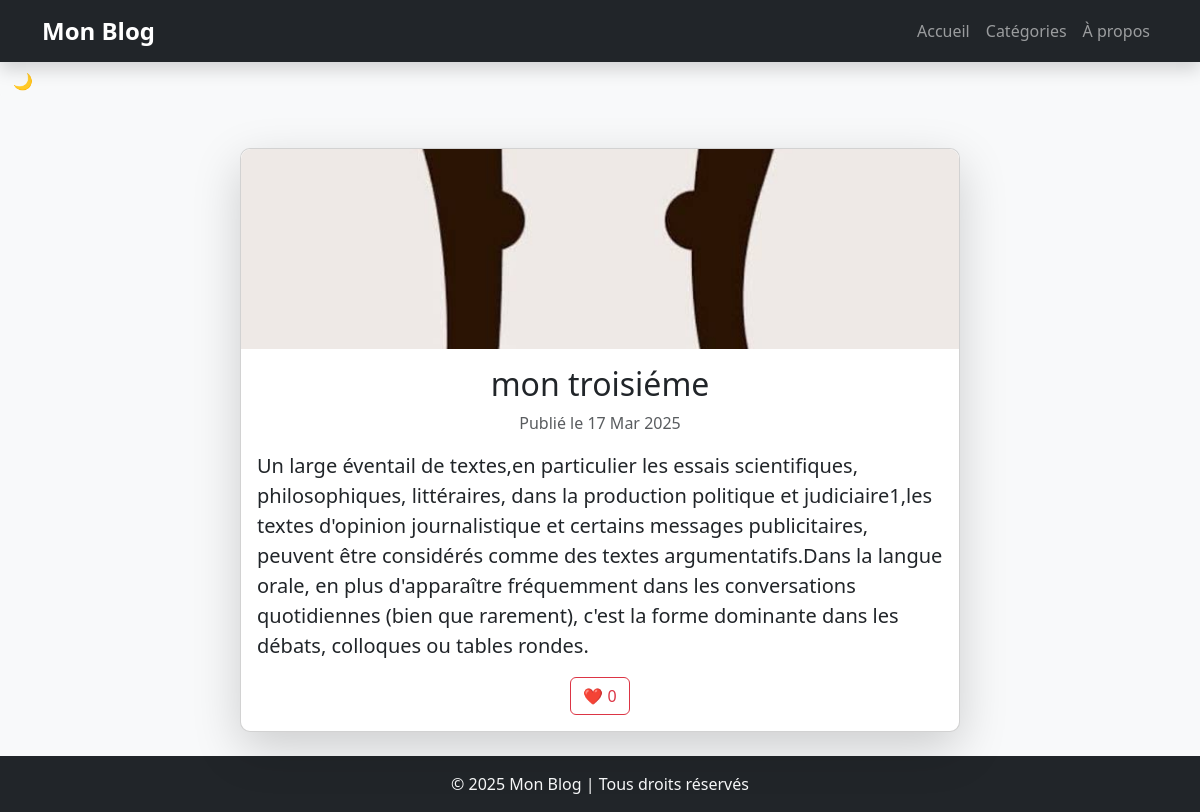
Page /article/8/ on the committed database.
### blog/models.py (models this page shows, shortened)
class Article(models.Model):
    title = models.CharField(max_length=200)
    content = models.TextField()
    date_published = models.DateTimeField(auto_now_add=True)
    author = models.ForeignKey(User, on_delete=models.CASCADE)
    category = models.ForeignKey(Category, on_delete=models.SET_NULL, null=True, blank=True)
    image = models.ImageField(upload_to='articles/', null=True, blank=True)
    likes = models.ManyToManyField(User, related_name='liked_articles', blank=True)
    def total_likes(self):
        return self.likes.count()

### blog/views.py (the view)
# urls.py: path('article/<int:pk>/', ArticleDetailView.as_view(), name='article-detail'),
class ArticleDetailView(DetailView):
    model = Article
    template_name = 'blog/article_detail.html'

### blog/templates/blog/article_detail.html
{% extends 'blog/base.html' %}
{% block content %}
<div class="container mt-5">
    <div class="row justify-content-center">
        <div class="col-md-8">
            <div class="card shadow-lg">
                {% if article.image %}
                    <img src="{{ article.image.url }}" class="card-img-top" alt="{{ article.title }}">
                {% endif %}
                <div class="card-body">
                    <h2 class="card-title text-center">{{ article.title }}</h2>
                    <p class="text-muted text-center">Publié le {{ article.date_published|date:"d M Y" }}</p>
                    <p class="card-text lead">{{ article.content }}</p>
                    <div class="text-center">
                        <a href="{% url 'like-article' article.id %}" class="btn btn-outline-danger">
                            ❤️ {{ article.total_likes }}
                        </a>
                    </div>
                </div>
            </div>
        </div>
    </div>
</div>
{% endblock %}

### blog/static/css/style.css (style rules this page uses)
body { background-color: #f8f9fa; }
.card { border-radius: 10px; transition: transform 0.2s; }
.card img { border-top-left-radius: 10px; border-top-right-radius: 10px; height: 200px; object-fit: cover; }

### rows in the picture
Article: image (picture), title "mon troisiéme", date_published "17 Mar 2025", content "Un large éventail de textes,en particulier les essais scientifiques, philosophiques, littéraires, dans la production politique et judiciaire1,les textes d'opinion journalistique et certains messages publicitaires, peuvent être considérés comme des textes argumentatifs.Dans la langue orale, en plus d'apparaître fréquemment dans les conversations quotidiennes (bien que rarement), c'est la forme dominante dans les débats, colloques ou tables rondes.", total_likes "0"
